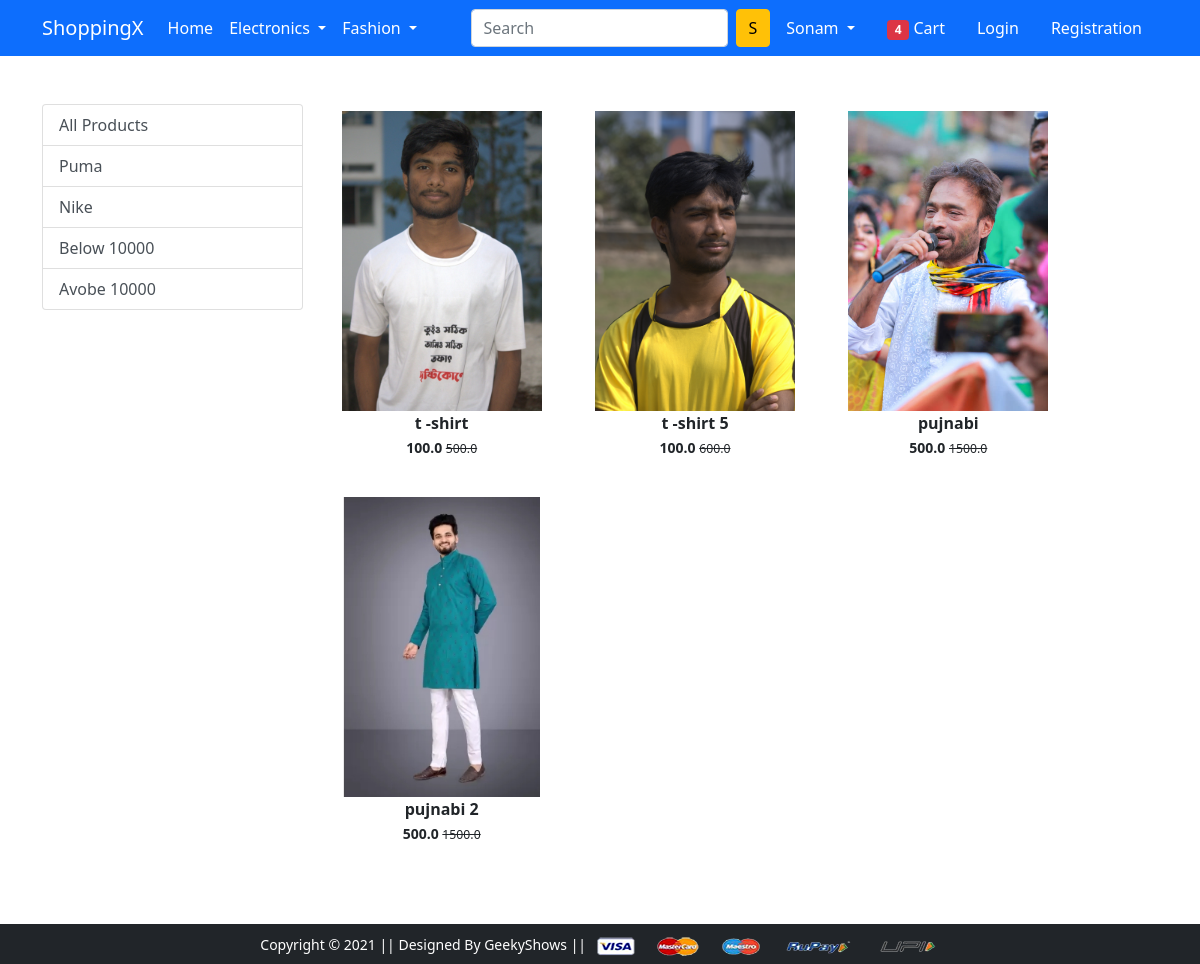
Screenshot of /topwear/ with the database file from the repository.
### app/models.py (models this page shows, shortened)
class Product(models.Model):
    title=models.CharField(max_length=100)
    selling_price=models.FloatField()
    discount_price=models.FloatField()
    description=models.TextField()
    brand=models.CharField(max_length=100)
    catagory=models.CharField(choices=CATEGORY_CHOICE, max_length=2)
    product_image=models.ImageField(upload_to='productimg')

### app/views.py (the view)
# urls.py: path('topwear/', views.topwear, name='topwear'),
def topwear(request, data=None):
    topwears = None  # Initialize mobiles to None
    if data is None:
        topwears = Product.objects.filter(catagory='TW')
    elif data=='puma':
        topwears = Product.objects.filter(catagory='TW', brand=data)
    elif data=='nike':
        topwears = Product.objects.filter(catagory='TW', brand=data)
    elif data=='below':
        topwears=Product.objects.filter(catagory='TW').filter(discount_price__lt=10000)
    elif data=='above':
        topwears=Product.objects.filter(catagory='TW').filter(discount_price__gt=10000)
    return render(request,'app/topwear.html', {'topwears': topwears})

### app/templates/app/topwear.html (shortened to what this page needs)
{% extends 'app/base.html' %}
{% load static %}
{% block main-content %}
<div class="container my-5">
 <div class="row">
  <div class="col-sm-3">
   <div class="list-group">
    <a href="{% url "topwear" %}" class="list-group-item list-group-item-action" aria-current="true">All Products</a>
    <a href="{% url 'topweardata' 'puma'  %}" class="list-group-item list-group-item-action" aria-current="true">Puma</a>
    <a href="{% url 'topweardata' 'nike'  %}" class="list-group-item list-group-item-action" aria-current="true">Nike</a>
    <a href="{% url 'topweardata' 'below'  %}" class="list-group-item list-group-item-action" aria-current="true">Below 10000</a>
    <a href="{% url 'topweardata' 'above' %}" class="list-group-item list-group-item-action" aria-current="true">Avobe 10000</a>
  </div>
</div>
  <div class="col-sm-8">
   <div class="row">
    {% for p in topwears %}
    <div class="col-sm-4 text-center mb-4">
        <a href="{% url 'product-detail' p.id %}" class="btn">
            <div class="item">
                <img src="{{p.product_image.url}}" alt="" height="300" class="">
                <div class="fw-bold">{{p.title}}</div>
                <small class="fw-bold">{{p.discount_price}} <small class="fw-light text-decoration-line-through">{{p.selling_price}}</small></small>
            </div>
        </a>
    </div>
    {% endfor %}
   </div>
  </div>
 </div>
</div>
{% endblock main-content %}

### rows the page displays
Product: product_image (picture), title "t -shirt", discount_price "100.0", selling_price "500.0"
Product: product_image (picture), title "t -shirt 5", discount_price "100.0", selling_price "600.0"
Product: product_image (picture), title "pujnabi", discount_price "500.0", selling_price "1500.0"
Product: product_image (picture), title "pujnabi 2", discount_price "500.0", selling_price "1500.0"
